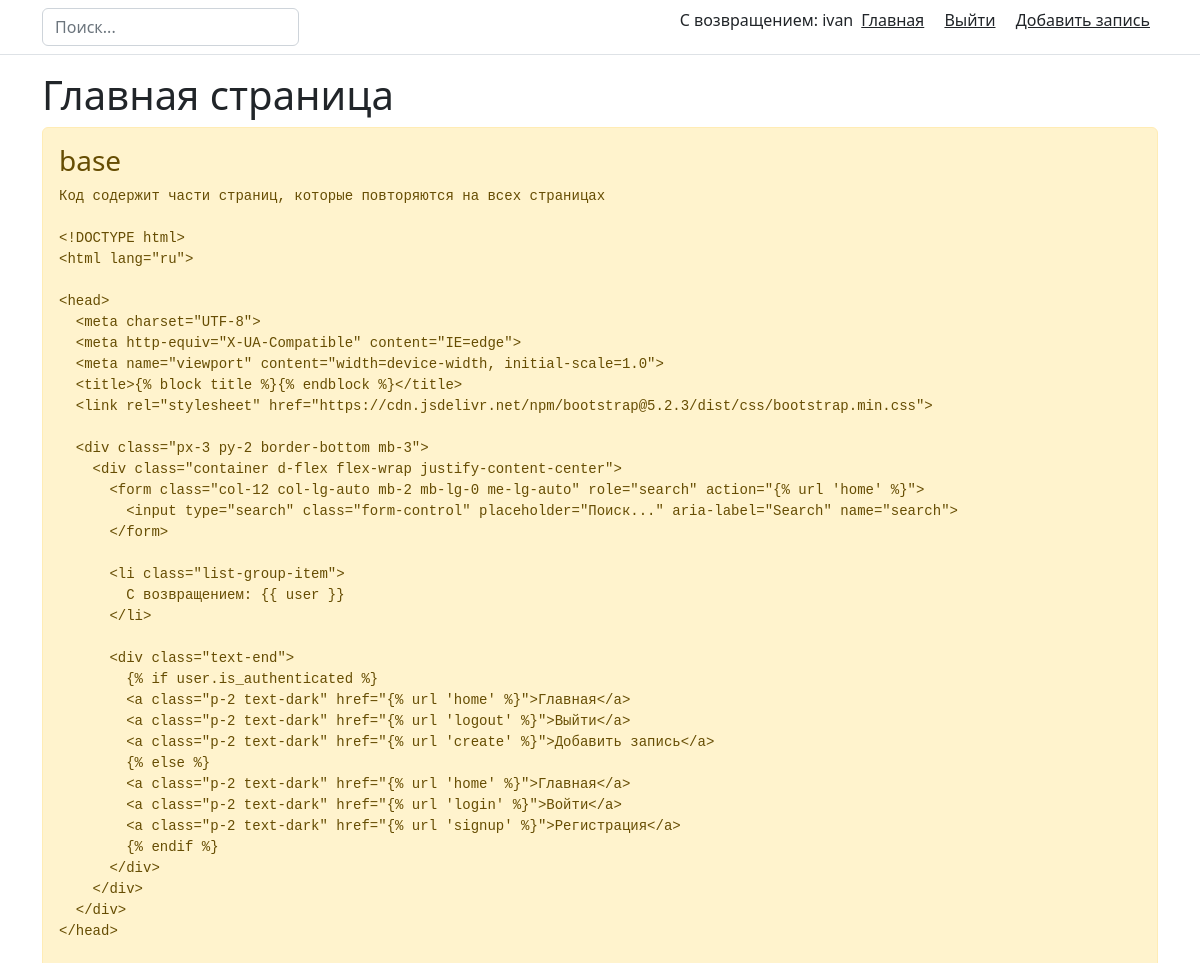
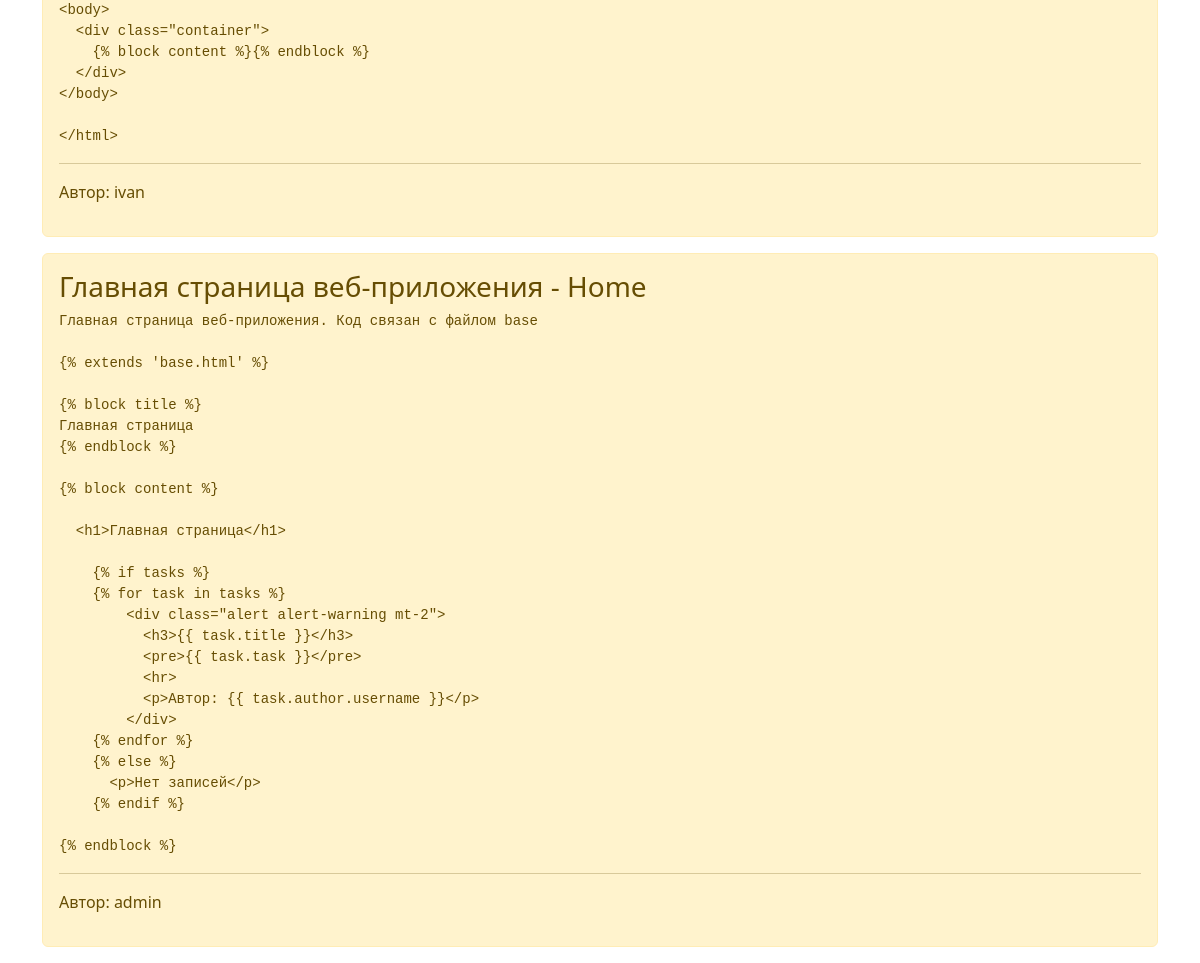
Page / (signed in) on the committed database (2 pictures, top to bottom).
### main/models.py (models this page shows, shortened)
class User(AbstractUser):
    pass

class Task(models.Model):
    title = models.CharField('Название', max_length=50)
    task = models.TextField('Описание')
    author = models.ForeignKey(User, on_delete=models.CASCADE, default=1)
    class Meta:
        verbose_name = 'Задача'
        verbose_name_plural = 'Задачи'

### main/views.py (the view)
# urls.py: path('', TemplateView.as_view(template_name='home.html'), name ='home'),
def home(request):
    text_search = request.GET.get('search')
    if text_search:
        s_ta = TaskDocument.search().query("match_phrase", task=text_search).to_queryset()
        s_ti = TaskDocument.search().query("match_phrase", title=text_search).to_queryset()
        tasks = (s_ta | s_ti).distinct()
    else:
        tasks = Task.objects.order_by('title')
    return render(request, 'home.html', {'title': 'Главная страница сайта', 'tasks': tasks})

### templates/home.html (shortened to what this page needs)
{% extends 'base.html' %}
{% block content %}
  <h1>Главная страница</h1>
    {% if tasks %}
    {% for task in tasks %}
        <div class="alert alert-warning mt-2">
          <h3>{{ task.title }}</h3>
          <pre>{{ task.task }}</pre>
          <hr>
          <p>Автор: {{ task.author.username }}</p>
        </div>
    {% endfor %}
    {% else %}
      <p>Нет записей</p>
    {% endif %}
{% endblock %}

### templates/base.html (shortened to what this page needs)
<!DOCTYPE html>
<html lang="ru">
<head>
    <link rel="stylesheet" href="https://cdn.jsdelivr.net/npm/bootstrap@5.2.3/dist/css/bootstrap.min.css">
    <div class="px-3 py-2 border-bottom mb-3">
        <div class="container d-flex flex-wrap justify-content-center">
          <form class="col-12 col-lg-auto mb-2 mb-lg-0 me-lg-auto" role="search" action="{% url 'home' %}">
            <input type="search" class="form-control" placeholder="Поиск..." aria-label="Search" name="search">
          </form>
          <li class="list-group-item">
            С возвращением: {{ user }}
          </li>
          <div class="text-end">
            {% if user.is_authenticated %}
                <a class="p-2 text-dark" href="{% url 'home' %}">Главная</a>
                <a class="p-2 text-dark" href="{% url 'logout' %}">Выйти</a>
                <a class="p-2 text-dark" href="{% url 'create' %}">Добавить запись</a>
            {% else %}
                <a class="p-2 text-dark" href="{% url 'home' %}">Главная</a>
                <a class="p-2 text-dark" href="{% url 'login' %}">Войти</a>
                <a class="p-2 text-dark" href="{% url 'signup' %}">Регистрация</a>
            {% endif %}
          </div>
        </div>
      </div>
</head>
<body>
    <div class="container">
        {% block content %}{% endblock %}
    </div>
</body>
</html>

### rows in the picture
User: is_active+password+username "ivan"
Task: title "base", task "Код содержит части страниц, которые повторяются на всех страницах <!DOCTYPE html> <html lang=\"ru\"> <head> <meta charset=\"UTF-8\"> <meta http-equiv=\"X-UA-Compatible\" content=\"IE=edge\"> <meta name=\"viewport\" content=\"width=device-width, initial-scale=1.0\"> <title>{% block title %}{% endblock %}</title> <link rel=\"stylesheet\" href=\"https://cdn.jsdelivr.net/npm/bootstrap@5.2.3/dist/css/bootstrap.min.css\"> <div class=\"px-3 py-2 border-bottom mb-3\"> <div class=\"container d-flex flex-wrap justify-content-center\"> <form class=\"col-12 col-lg-auto mb-2 mb-lg-0 me-lg-auto\" role=\"search\" action=\"{% url 'home' %}\"> <input type=\"search\" class=\"form-control\" placeholder=\"Поиск...\" aria-label=\"Search\"…", author.username "ivan"
Task: title "Главная страница веб-приложения - Home", task "Главная страница веб-приложения. Код связан с файлом base {% extends 'base.html' %} {% block title %} Главная страница {% endblock %} {% block content %} <h1>Главная страница</h1> {% if tasks %} {% for task in tasks %} <div class=\"alert alert-warning mt-2\"> <h3>{{ task.title }}</h3> <pre>{{ task.task }}</pre> <hr> <p>Автор: {{ task.author.username }}</p> </div> {% endfor %} {% else %} <p>Нет записей</p> {% endif %} {% endblock %}", author.username "admin"
